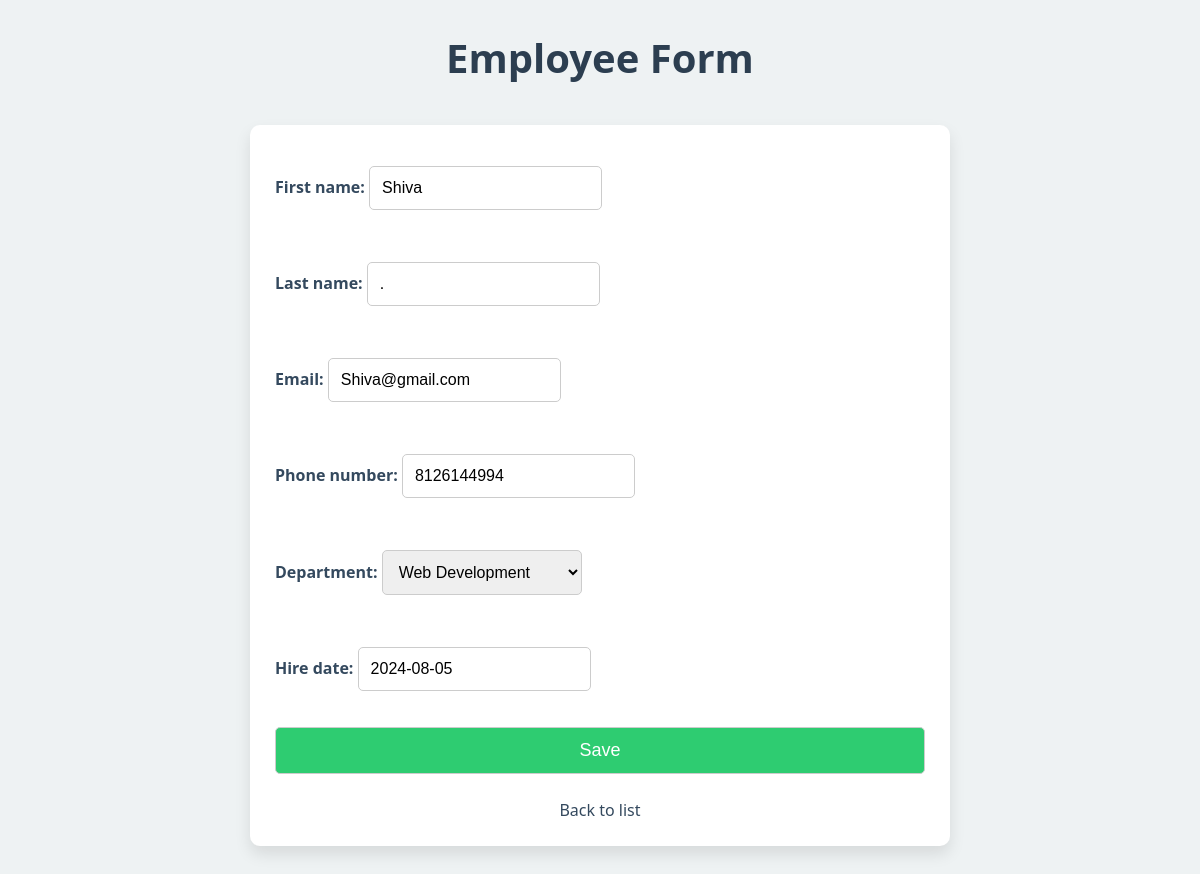
The app's page /employee/3/edit/ with its own data.
### employees/models.py (models this page shows, shortened)
class Employee(models.Model):
    first_name = models.CharField(max_length=100)
    last_name = models.CharField(max_length=100)
    email = models.EmailField()
    phone_number = models.CharField(max_length=15)
    department = models.ForeignKey(Department, on_delete=models.CASCADE)
    hire_date = models.DateField()

### employees/views.py (the view)
# urls.py: path('employee/<int:pk>/edit/', views.employee_edit, name='employee_edit'),
def employee_edit(request, pk):
    employee = get_object_or_404(Employee, pk=pk)
    if request.method == "POST":
        form = EmployeeForm(request.POST, instance=employee)
        if form.is_valid():
            form.save()
            return redirect('employee_list')
    else:
        form = EmployeeForm(instance=employee)
    return render(request, 'employees/employee_form.html', {'form': form})

### employees/forms.py
class EmployeeForm(forms.ModelForm):
    class Meta:
        model = Employee
        fields = ['first_name', 'last_name', 'email', 'phone_number', 'department', 'hire_date']

### employees/models.py (called while the page is built)
    def __str__(self):
        return self.name

### employees/templates/employees/employee_form.html (shortened to what this page needs)
{% load static %}
<!DOCTYPE html>
<html lang="en">
<head>
    <link rel="stylesheet" type="text/css" href="{% static 'styles.css' %}">
</head>
<body>
    <h1>Employee Form</h1>
    <div class="form-container">
        <form method="post">
            {{ form.as_p }}
            <button type="submit">Save</button>
        </form>
        <a class="back-link" href="{% url 'employee_list' %}">Back to list</a>
    </div>
</body>
</html>

### employees/static/styles.css (style rules this page uses)
body { font-family: Arial, sans-serif; margin: 20px; }
h1 { color: #333; }
a { color: #1a73e8; text-decoration: none; }

### employees/templates/employees/employee_form.html (style rules this page uses)
body { font-family: 'Segoe UI', Tahoma, Geneva, Verdana, sans-serif; background-color: #eef2f3; color: #333; margin: 0; padding: 0; }
h1 { text-align: center; color: #2c3e50; margin-top: 30px; font-size: 2.5rem; }
.form-container { max-width: 650px; background-color: #fff; margin: 40px auto; padding: 25px; border-radius: 10px; box-shadow: 0 8px 16px rgba(0, 0, 0, 0.1); transition: transform 0.3s ease-in-out, box-shadow 0.3s ease-in-out; }
form { display: flex; flex-direction: column; gap: 20px; }
label { font-weight: bold; color: #34495E; }
input, select, button { padding: 12px; border: 1px solid #ccc; border-radius: 5px; font-size: 16px; transition: border-color 0.3s ease, background-color 0.3s ease; }
button { background-color: #2ecc71; color: white; cursor: pointer; font-size: 18px; transition: background-color 0.3s ease, box-shadow 0.3s ease; }
.back-link { text-align: center; display: block; margin-top: 25px; color: #34495E; font-size: 16px; text-decoration: none; transition: color 0.3s ease; }

### records on screen
Employee: first_name "Shiva", last_name ".", email "Shiva@gmail.com", phone_number "8126144994", department "Web Development", hire_date "2024-08-05"
